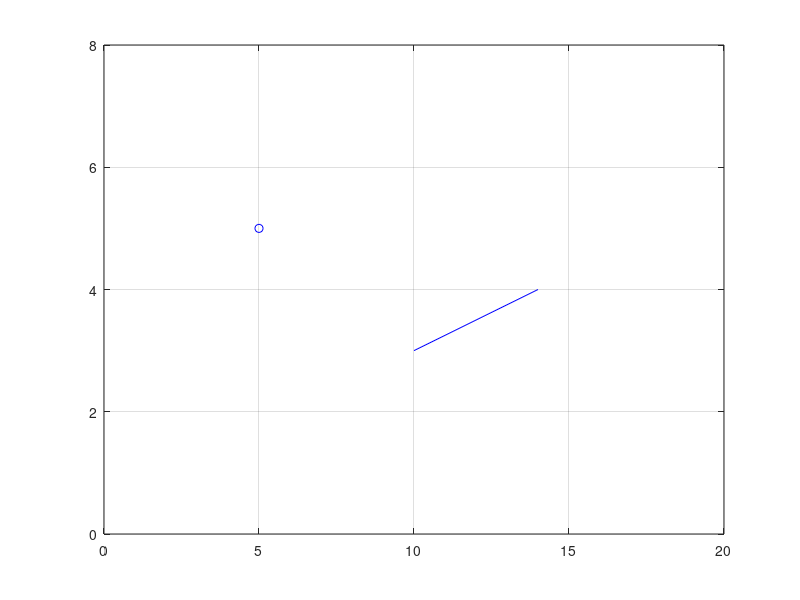

This chart was generated by the following MATLAB code:

clc;
clear;
clf;
figure(1);
grid on;

l = plot([0 4],[3 4],'-b');

for i=0:10
    set(l,'XData',[i i+4]);
    axis([0 20 0 8])
    grid on;
    pause(0.2);
end
hold on;
p = plot(5,5,'ob');
hold off;
